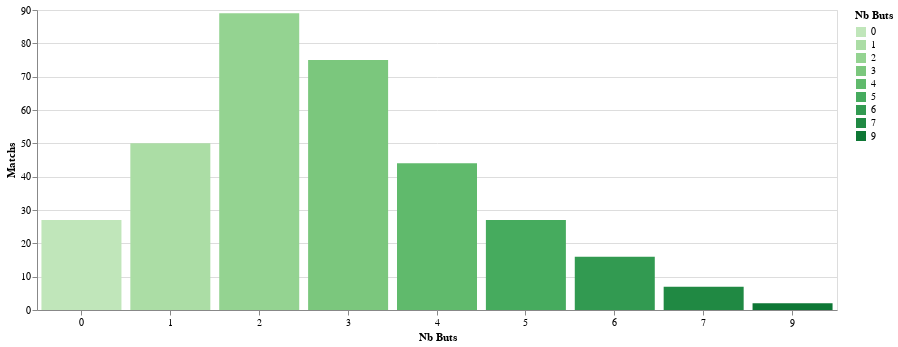

This figure's notebook cell:
### Code cell
alt.Chart(matchs[["Nb Buts"]]).mark_bar().encode(
    x=alt.X("Nb Buts:O", axis=alt.Axis(labelAngle=0)),
    y=alt.Y("count():Q", title="Matchs"),
    color=alt.Color("Nb Buts:O", scale=alt.Scale(scheme="greens")),
    tooltip=["Nb Buts:O", alt.Tooltip("count():Q", title="Nb Matches")]
).properties(
    width=DEFAULT_WIDTH
)

### Figure 1 — Vega-Lite specification as saved in the notebook (floating-point values rounded to 4 significant figures; data arrays with more than 128 entries replaced by an {"elided": "..."} marker saying what was removed)
{"config": {"view": {"continuousWidth": 400, "continuousHeight": 300}}, "data": {"name": "data-a70f692c772fa249ca22443d6af48c37"}, "mark": "bar", "encoding": {"color": {"field": "Nb Buts", "scale": {"scheme": "greens"}, "type": "ordinal"}, "tooltip": [{"field": "Nb Buts", "type": "ordinal"}, {"aggregate": "count", "title": "Nb Matches", "type": "quantitative"}], "x": {"axis": {"labelAngle": 0}, "field": "Nb Buts", "type": "ordinal"}, "y": {"aggregate": "count", "title": "Matchs", "type": "quantitative"}}, "width": 800, "$schema": "https://vega.github.io/schema/vega-lite/v4.17.0.json", "datasets": {"data-a70f692c772fa249ca22443d6af48c37": {"elided": "337 records"}}}
